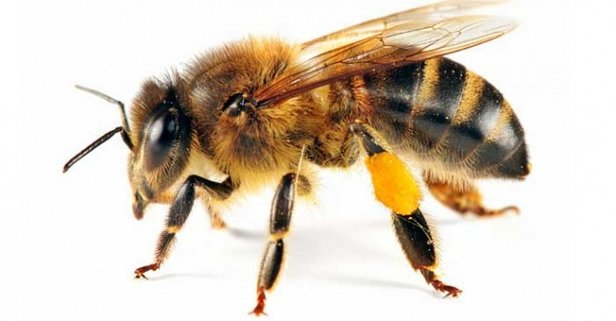
#> input picture ari.jpg, 616 x 321 px
$ python main.py
#> lines starting #> are read from the running program, lines starting #| are printed output that depends on the picture
import cv2
import numpy as np
from matplotlib import pyplot as plt


resim=cv2.imread("ari.jpg",0)
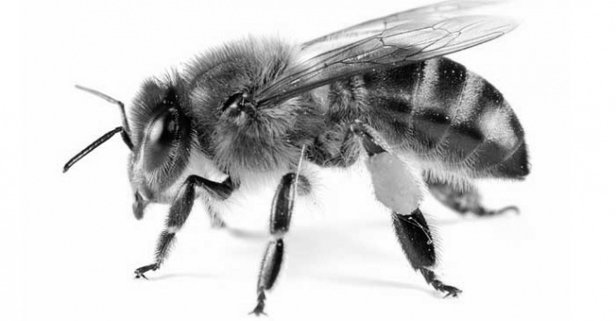
#> resim: shape (321, 616); min 0, max 255, mean 207.4
#cv2.imshow("ari",foto)
cv2.waitKey()

hist= np.zeros(256)
[h,w]=np.shape(resim)
#> h = 321; w = 616

for i in range (0,h):
    for j in range (0,w):
        a=resim[i,j]
        hist[a]=hist[a]+1
#> after the loop, hist = 256 values, max 70208 at index 254, min 33 at index 1, mean 772.4

for i in range (0,256):
    print(i,"=",hist[i])
#> this loop made 256 passes
#| 0 = 57.0
#| 1 = 33.0
#| 2 = 50.0
#| 3 = 56.0
#| 4 = 68.0
#| 5 = 69.0
#| 6 = 101.0
#| 7 = 117.0
#> (further printed lines are left out)


# aşağıda tek tek BGR kanallarının ayrı ayrı  OpenCv fonksiyonu ile histogram yoğunluğunu gösterdim.

# B kanalının hist yoğunluğu için [0] kanalını girdim
hist_B = cv2.calcHist([resim], [0], None, [256], [0, 256])
#> hist_B has the same summary as hist

plt.plot(hist_B, color='b')
plt.title('Histogram Blue')
plt.show()
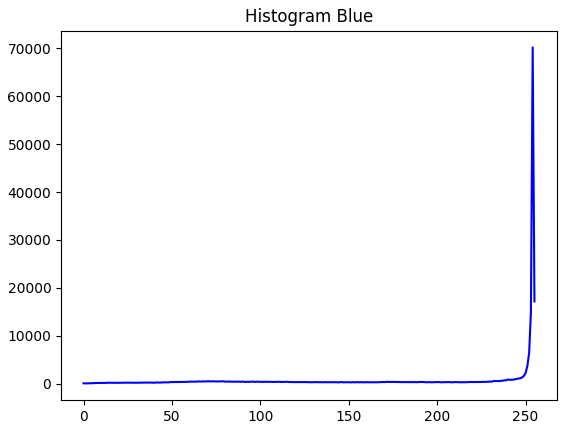
#> figure drawn by matplotlib, 1 panel; curve peaks at x = 254, y = 70208


# G kanalının hist yoğunluğu için [1] kanalını girdim

#> (the run stopped early here; a loop or call above may not have finished)
